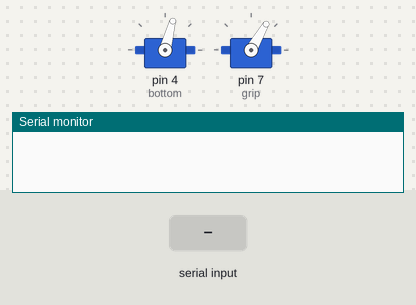
Bench run of a sketch on a simulated Arduino Uno, built with avr-gcc and run on an emulated ATmega328P. Shown: 2 × servo, the last lines printed to the serial monitor. The inputs (shaded band) are chosen by the test bench.

Above: at 1.2 s.
1.3 s: "R" received over Serial
At 2.1 s:
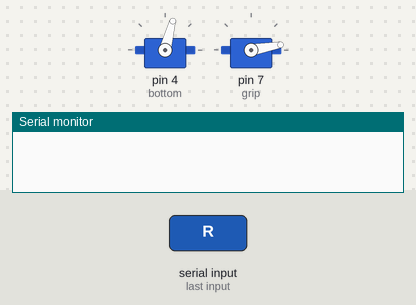
At 2.9 s:
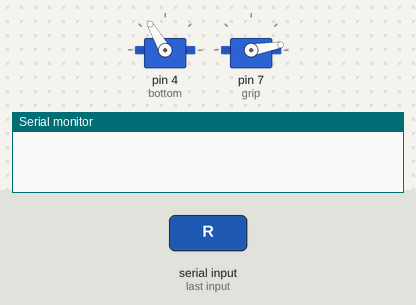
4.3 s: "Y" received over Serial
At 7.9 s:
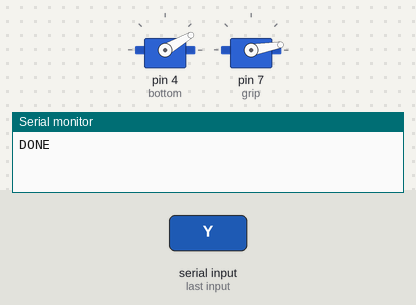
Timing chart, 0 to 11.3 s (numbered marks = the images above; inputs shaded):
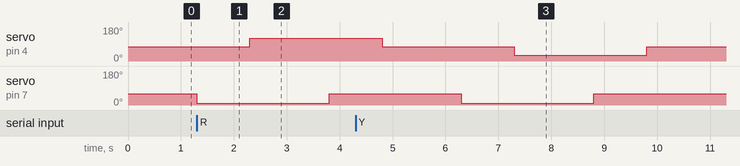

The sketch:

color_sorting_robot.ino
```cpp
#include <Servo.h>

Servo bottom;
Servo grip;

const int CENTER = 75;
const int RIGHT = 120;
const int LEFT = 30;

const int GRIP_OPEN = 60;
const int GRIP_CLOSE = 10;

void setup() {
  Serial.begin(9600);

  bottom.attach(4);
  grip.attach(7);

  bottom.write(CENTER);
  grip.write(GRIP_OPEN);
}

void loop() {
  if (Serial.available() > 0) {
    char color = Serial.read();

    if (color == 'R') {
      grip.write(GRIP_CLOSE);
      delay(1000);

      bottom.write(RIGHT);
      delay(1500);

      grip.write(GRIP_OPEN);
      delay(1000);

      bottom.write(CENTER);
      delay(1500);

      Serial.println("DONE");
    }

    else if (color == 'Y') {
      grip.write(GRIP_CLOSE);
      delay(1000);

      bottom.write(LEFT);
      delay(1500);

      grip.write(GRIP_OPEN);
      delay(1000);

      bottom.write(CENTER);
      delay(1500);

      Serial.println("DONE");
    }
  }
}
```

Measured:
- after the input at 1.3 s, servo on pin 4 (bottom): 75° → 120° after 1.0 s; servo on pin 7 (grip): 60° → 10° at once, → 60° 2.5 s later
- after the input at 4.3 s, servo on pin 7 (grip): 60° → 10° after 2.0 s, → 60° 2.5 s later
